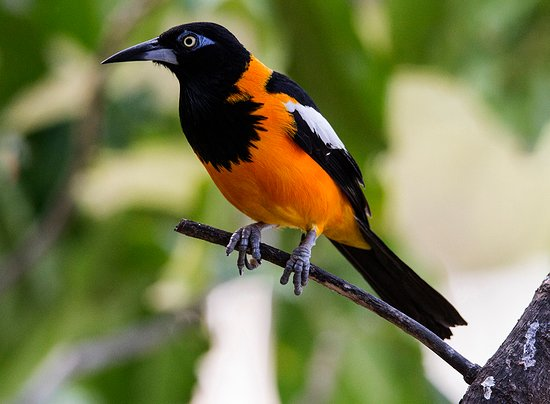
#> input picture data/images/troupial.jpg, 550 x 404 px
$ python translate.py
#> lines starting #> are read from the running program, lines starting #| are printed output that depends on the picture
"""_summary_

Translate images i.e. shift them right, left, top, bottom or the combination of the 2 in the 2D plane

Translation makes use of a concept called warping. Given a set of co-ordinates (x1,y1), warping maps them to new co-ordinates (x2, y2)
The matrix used for translation is somewhat like this:
		T = [[1, 0, shiftX],
		     [0, 1, shiftY]]

In the above 2x3 matrix, the shiftX and shiftY parameters control how the image is translated in the 2D plane
1. -ve shiftX values: translate an image to the left in the 2D plane
2. +ve shiftX values: translate an image to the right in the 2D plane
3. -ve shiftY values: translate an image to the top in the 2D plane
4. +ve shiftY values: translate an image to the bottom in the 2D plane

A combination of above moves images in top-left, top-right, bottom-left, bottom-right locations or simply linearly across all 4 directions
"""

__maintainer__ = "Nikunj Lad"

# importing relevant libraries
import cv2, argparse, sys
import numpy as np
import imutils
from pathlib import Path

DATA_DIR = Path(__file__).parent.parent.parent / "data"

# parse command-line arguments
ag = argparse.ArgumentParser()
ag.add_argument("-i", "--image", type=str, default=DATA_DIR / "images/troupial.jpg", help="path to input image")
args = vars(ag.parse_args())

# read the input image
image = cv2.imread(args["image"])
#> image is the input picture: shape (404, 550, 3); mean B, G, R 80.5, 124.3, 121.3
cv2.imshow("original", image)

# create a translational matrix to translate image to 25 pixels on the right and 50 pixels to the top
M = np.float32([[1, 0, 25], [0, 1, -50]])
shifted = cv2.warpAffine(image, M, (image.shape[1], image.shape[0]))
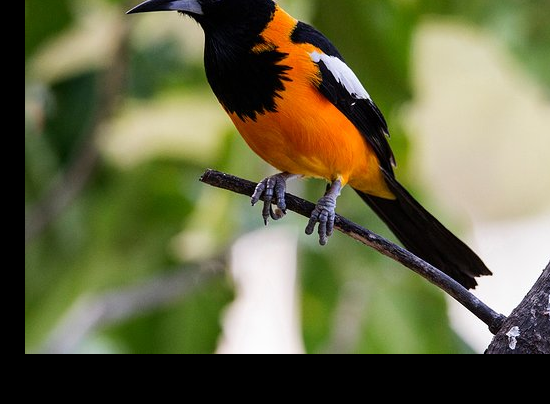
#> shifted: shape (404, 550, 3); mean B, G, R 70, 104.8, 104.3
cv2.imshow("Shifted to the top-right", shifted)

# create another translational matrix to translate to 50 pixels to left and 90 pixels to the bottom
M = np.float32([[1, 0, -50], [0, 1, 90]])
shifted = cv2.warpAffine(image, M, (image.shape[1], image.shape[0]))
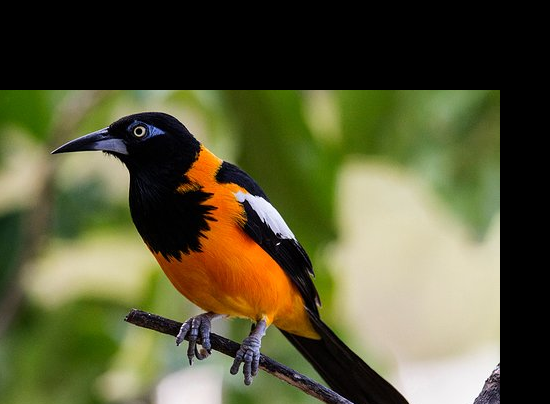
#> shifted: shape (404, 550, 3); mean B, G, R 55.1, 87.8, 88.3
cv2.imshow("Shifted to the bottom-left", shifted)

# create another translational matrix to translate to 50 pixels to left and 90 pixels to the top
M = np.float32([[1, 0, -50], [0, 1, -90]])
shifted = cv2.warpAffine(image, M, (image.shape[1], image.shape[0]))
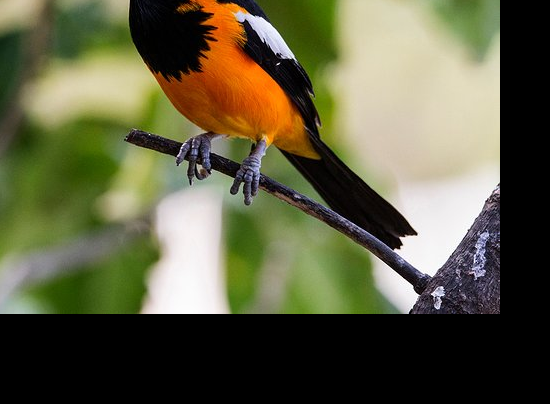
#> shifted: shape (404, 550, 3); mean B, G, R 65.9, 93.3, 94.4
cv2.imshow("Shifted to the top-left", shifted)
cv2.waitKey(0)
cv2.destroyAllWindows()

# Using imutils module to perform image translation
# create another translational matrix to translate to 50 pixels to right and 90 pixels to the bottom
M = np.float32([[1, 0, 50], [0, 1, 90]])
shifted = imutils.translate(image, M[0][2], M[1][2])
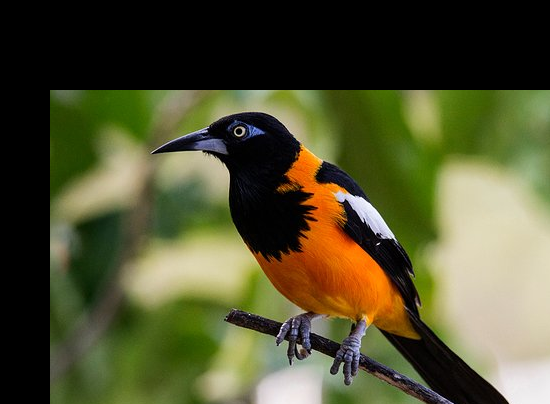
#> shifted: shape (404, 550, 3); mean B, G, R 48.6, 81.8, 81.7
cv2.imshow("original", image)
cv2.imshow("Image shift to bottom-right using imutils", shifted)
cv2.waitKey(0)
cv2.destroyAllWindows()
sys.exit(0)
#> (the program exits here)

$ run again, with data/images/andy.jpg copied over data/images/troupial.jpg
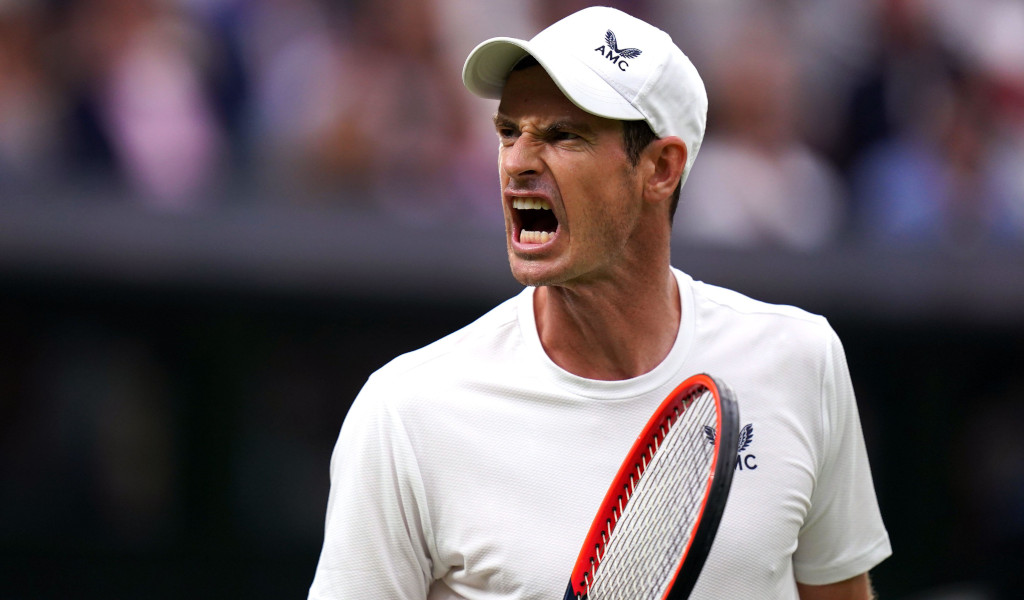
#> input picture data/images/andy.jpg, 1024 x 600 px
#> image is the input picture: shape (600, 1024, 3); mean B, G, R 98.2, 93, 103.6
#> `shifted = cv2.warpAffine(image, M, (image.shape[1], image.shape[0]))`:
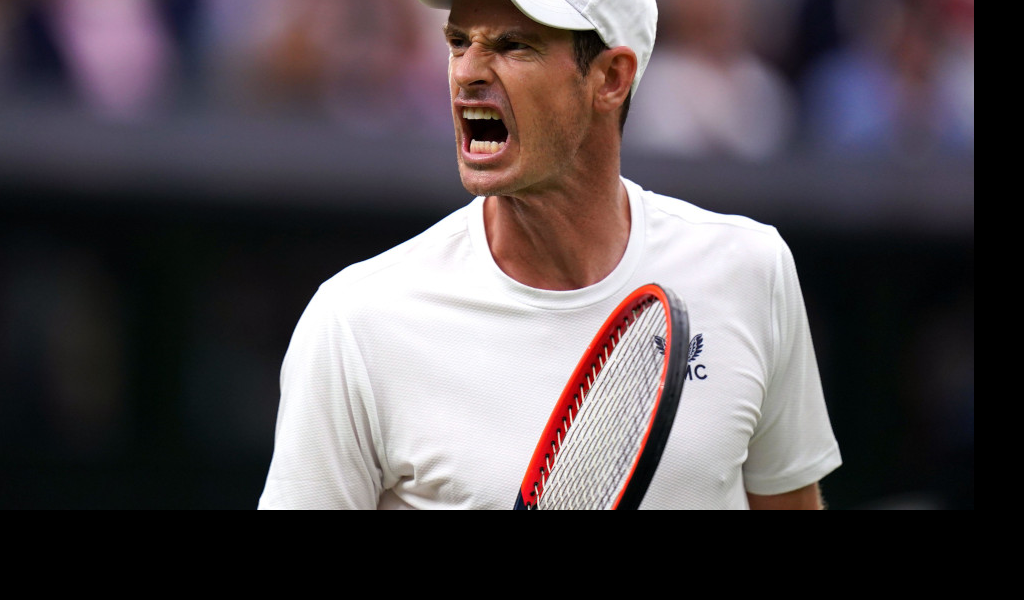
#> shifted: shape (600, 1024, 3); mean B, G, R 80.3, 76.6, 84.3
#> `shifted = imutils.translate(image, M[0][2], M[1][2])`:
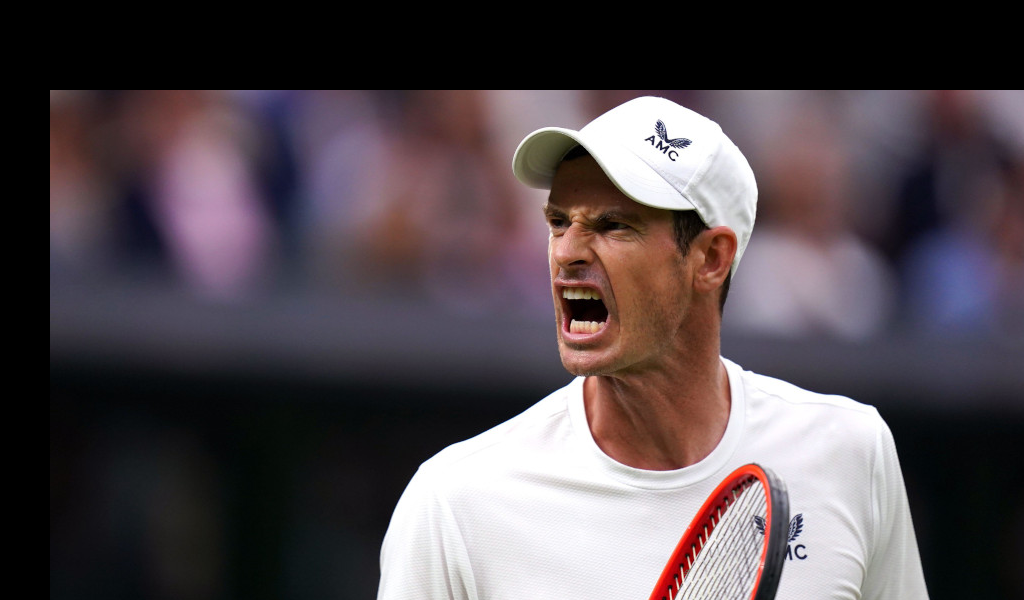
#> shifted: shape (600, 1024, 3); mean B, G, R 79.7, 75, 84.5

$ run again, with data/images/sunset.jpg copied over data/images/troupial.jpg
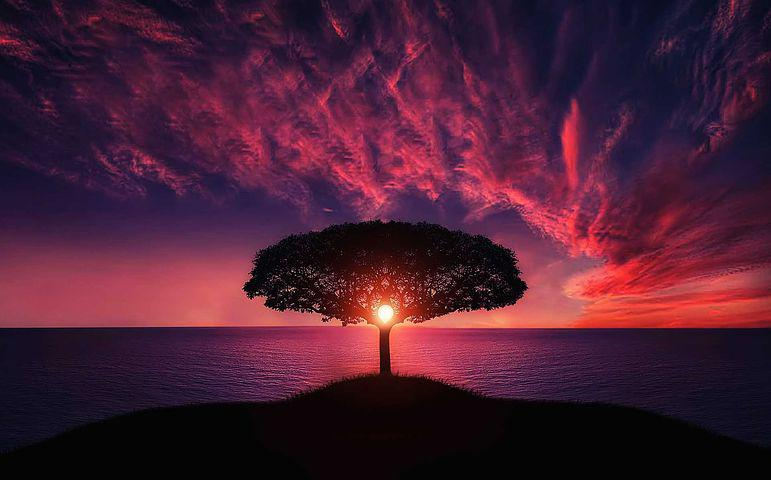
#> input picture data/images/sunset.jpg, 771 x 480 px
#> image is the input picture: shape (480, 771, 3); mean B, G, R 51.4, 30.4, 73.7
#> `shifted = cv2.warpAffine(image, M, (image.shape[1], image.shape[0]))`:
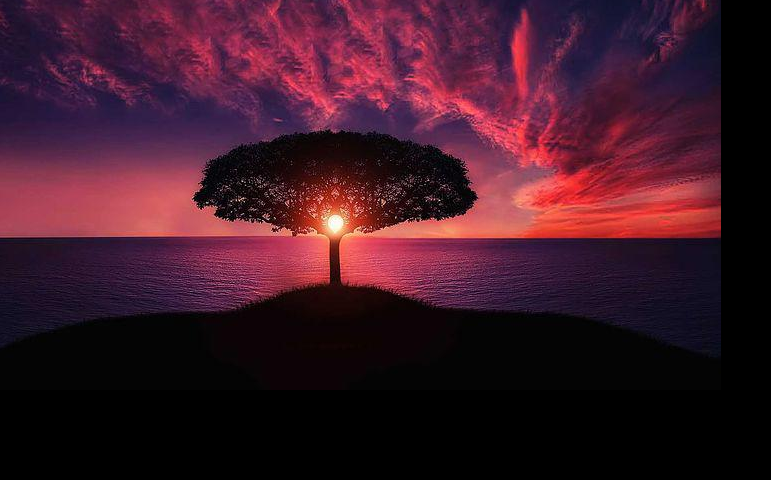
#> shifted: shape (480, 771, 3); mean B, G, R 39.4, 24.7, 62.1
#> `shifted = imutils.translate(image, M[0][2], M[1][2])`:
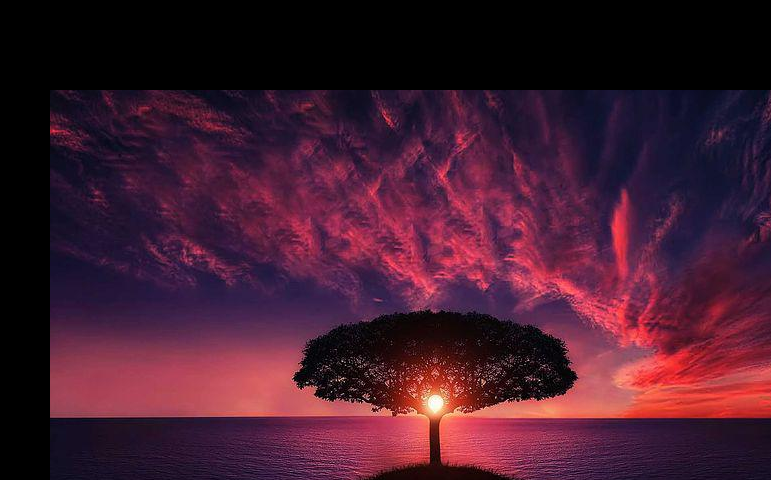
#> shifted: shape (480, 771, 3); mean B, G, R 46.8, 27.8, 68.3
